Frame 1 (no input): blank canvas, image omitted
Frame 60 (no input): blank canvas, image omitted
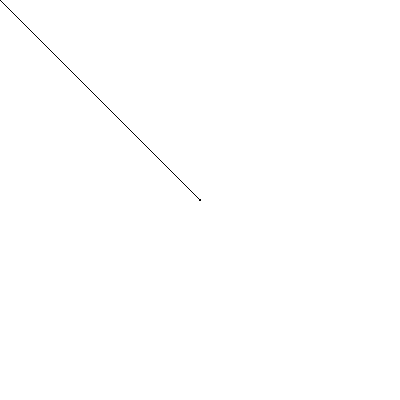
Frame 120 (the mouse pressed at the canvas centre since frame 60)

The p5.js sketch whose frames 1 and 60 were blank and that drew this single picture after the mouse press (run headless with seeded random() and noise() and a simulated clock; from frame 60 on, the mouse is pressed at the canvas centre):

// p5.js sketch
// ── sketch.js
function setup() {
  createCanvas(400, 400);
  background(255);
}

function draw() {
  if (mouseIsPressed == true) {
    if (mouseButton == LEFT) {
      fill(0);
      stroke(1);
      line(mouseX, mouseY, pmouseX, pmouseY);
    }  
  }
}
